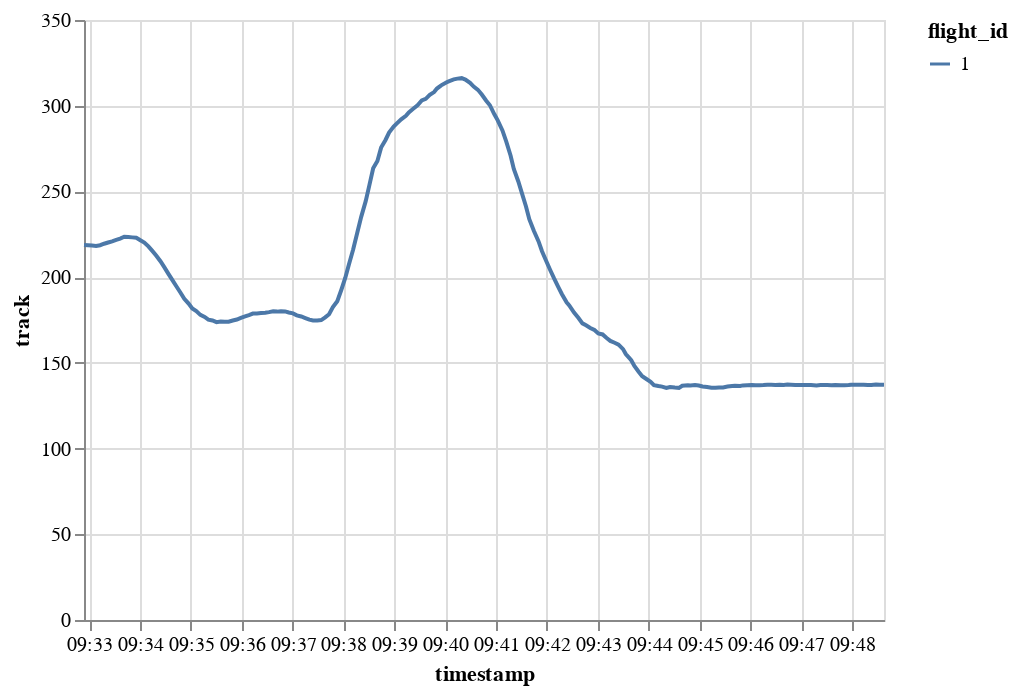

Notebook code cell kept with this figure:
### Code cell
traffic[1].chart().encode(alt.Y("track"), alt.X("timestamp"), alt.Color("flight_id"))

### Figure 1 — Vega-Lite specification as saved in the notebook (floating-point values rounded to 4 significant figures; data arrays with more than 128 entries replaced by an {"elided": "..."} marker saying what was removed)
{"config": {"view": {"continuousWidth": 400, "continuousHeight": 300}}, "data": {"name": "data-8d3e9d86b201352db8f6156d4a53fb80"}, "mark": "line", "encoding": {"color": {"type": "nominal", "field": "flight_id"}, "x": {"type": "temporal", "field": "timestamp"}, "y": {"type": "quantitative", "field": "track"}}, "$schema": "https://vega.github.io/schema/vega-lite/v4.8.1.json", "datasets": {"data-8d3e9d86b201352db8f6156d4a53fb80": {"elided": "200 records"}}}
